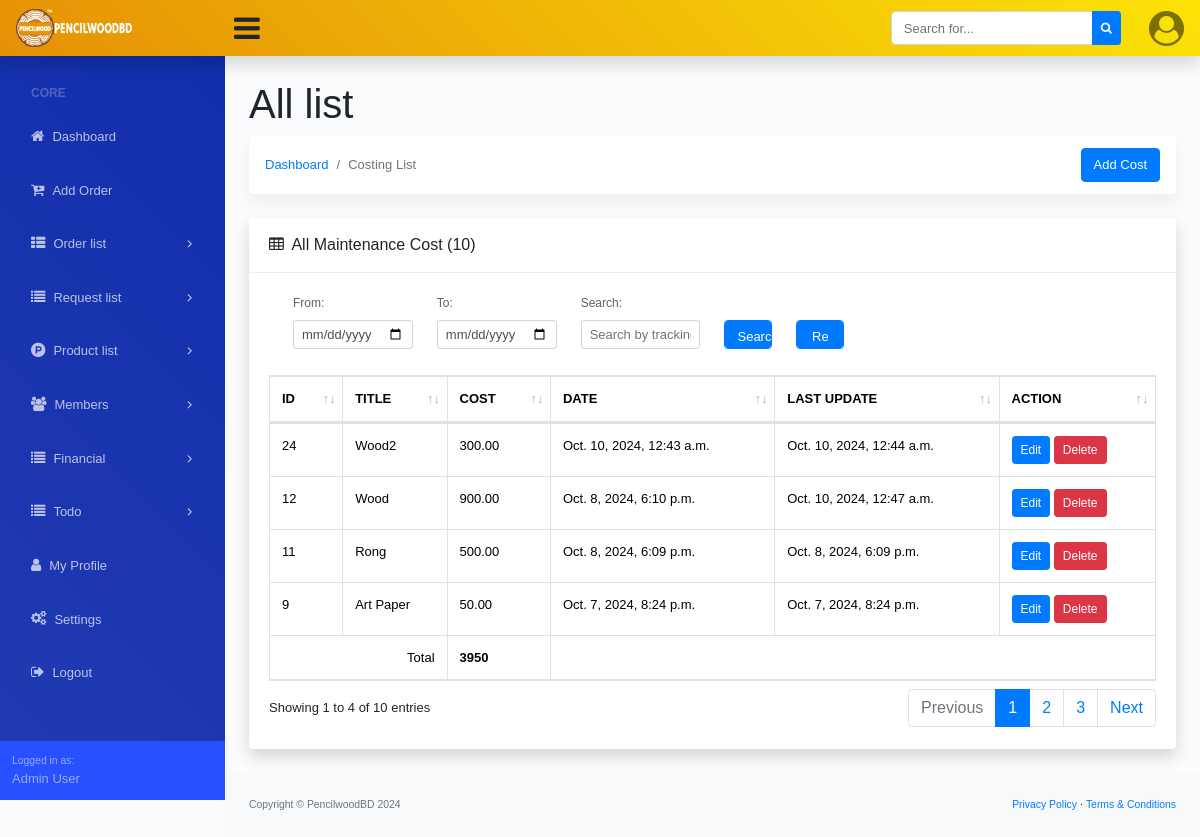
The page /maintenance-cost/ (signed in) on the database as committed earlier.
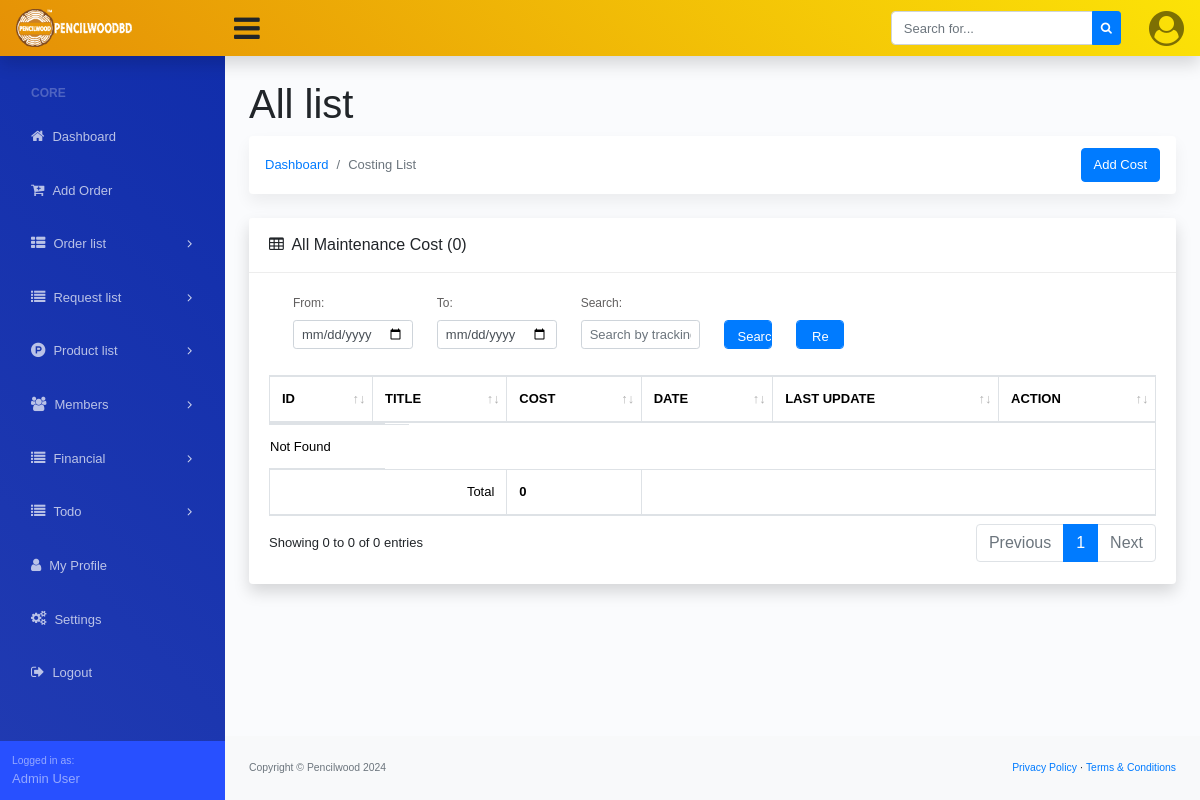
The same page on the database as committed later.
### dashboard/models.py (models this page shows, shortened)
class Maintenance_Cost(models.Model):
    title = models.CharField(max_length=500)
    cost = models.DecimalField(max_digits=15, decimal_places=2)
    note = models.TextField(blank=True, null=True)
    create_date = models.DateTimeField(auto_now_add=True)
    last_update = models.DateTimeField(auto_now=True)

class Site_Settings(models.Model):
    fav_icon = models.ImageField(upload_to='logo/', blank=True, null=True)
    logo = models.ImageField(upload_to='logo/', blank=True, null=True)
    website_name = models.CharField(max_length=200, blank=True, null=True)
    website_title = models.CharField(max_length=1000, blank=True, null=True)
    copyright_company = models.CharField(max_length=200)
    copyright_year = models.CharField(max_length=4)

### dashboard/views.py (the view, shortened to what this page needs)
# urls.py: path('maintenance-cost/', MaintenanceCostListView.as_view(), name='maintenance_cost_list'),
class MaintenanceCostListView(LoginRequiredMixin, ListView):
    model = Maintenance_Cost
    template_name = 'finance_section/maintenance_cost_list.html'
    context_object_name = 'costs'
    paginate_by = 4
    ordering = ['-id']
    def get_queryset(self):
        queryset = super().get_queryset()
        start_date = self.request.GET.get('start_date')
        end_date = self.request.GET.get('end_date')
        search_query = self.request.GET.get('search')
        today_costs = self.request.GET.get('today_costs')
        if today_costs:
            today = timezone.now().date()
            queryset = queryset.filter(create_date__date=today)
            return queryset
        if start_date:
            start_date = parse_date(start_date)
            queryset = queryset.filter(create_date__gte=start_date)
        if end_date:
            end_date = parse_date(end_date)
            queryset = queryset.filter(create_date__lte=end_date)
        return queryset
    def get_context_data(self, **kwargs):
        context = super().get_context_data(**kwargs)
        context['form'] = MaintenanceCostForm()
        total_cost = self.get_queryset().aggregate(Sum('cost'))['cost__sum'] or 0
        context['total_cost'] = total_cost
        return context

### dashboard/forms.py
class MaintenanceCostForm(forms.ModelForm):
    title = forms.CharField(max_length=500, widget=forms.TextInput(attrs={
        'class': 'form-control', 'id': 'inputTitle', 'placeholder': 'Enter Cost Title',
    }))
    cost = forms.DecimalField(max_digits=15, decimal_places=2, widget=forms.NumberInput(attrs={
        'class': 'form-control', 'id': 'inputCost', 'placeholder': 'Enter Cost Amount',
    }))
    note = forms.CharField(required=False, widget=forms.Textarea(attrs={
        'class': 'form-control', 'id': 'inputNote', 'placeholder': 'Enter Note (if any)', 'rows': 3
    }))
    class Meta:
        model = Maintenance_Cost
        fields = ['title', 'cost', 'note']

### dashboard/context_processor.py (called while the page is built)
def website_settings(request):
    website_setting = Site_Settings.objects.all().first()
    return {'website_setting': website_setting}

### templates/finance_section/maintenance_cost_list.html (shortened to what the changed rows need)
{% extends '../base.html' %}
{% block dashboard_body %}
<main>
    <div class="container-fluid">
        {% if request.GET.today_orders %}
        <h1>Today's Maintenance Cost</h1>
        {% else %}
        <h1 class="mt-4">All list</h1>
        {% endif %}
        <div class="row">
            <div class="col-xl-12">
                <div class="card mb-4">
                    <div class="card-header">
                        <i class="fa fa-table mr-1"></i>
                        All Maintenance Cost ({{page_obj.paginator.count}})
                    </div>
                    <div class="card-body">
                        <div class="table-responsive">
                            <div id="dataTable_wrapper" class="dataTables_wrapper dt-bootstrap4 no-footer">
                                <div class="row">
                                    <div class="col-sm-12">
                                        <table class="table table-bordered dataTable no-footer" id="dataTable"
                                            width="100%" cellspacing="0" role="grid" aria-describedby="dataTable_info"
                                            style="width: 100%;">
                                            <thead>
                                                <tr class="text-uppercase" role="row">
                                                    <th class="sorting" tabindex="0" aria-controls="dataTable"
                                                        rowspan="1" colspan="1"
                                                        aria-label="ID: activate to sort column ascending"
                                                        style="width: fixed;">ID</th>
                                                    <th class="sorting" tabindex="0" aria-controls="dataTable"
                                                        rowspan="1" colspan="1"
                                                        aria-label="Title: activate to sort column ascending" ">Title</th>
                                                    <th class=" sorting" tabindex="0" aria-controls="dataTable"
                                                        rowspan="1" colspan="1"
                                                        aria-label="Cost: activate to sort column ascending" ">Cost</th>
                                                    <th class=" sorting" tabindex="0" aria-controls="dataTable"
                                                        rowspan="1" colspan="1"
                                                        aria-label="Date: activate to sort column ascending" ">Date</th>
                                                    <th class=" sorting" tabindex="0" aria-controls="dataTable"
                                                        rowspan="1" colspan="1"
                                                        aria-label="Last Update: activate to sort column ascending">
                                                        Last Update</th>
                                                    <th class="sorting" tabindex="0" aria-controls="dataTable"
                                                        rowspan="1" colspan="1"
                                                        aria-label="Action: activate to sort column ascending">Action
                                                    </th>
                                                </tr>
                                            </thead>
                                            <tbody>
                                                {% if costs %}
                                                {% for cost in costs %}
                                                <tr role="row" class="odd">
                                                    <td>
                                                        {{cost.id}}
                                                    </td>
                                                    <td>
                                                        {{cost.title}}
                                                    </td>
                                                    <td>
                                                        {{cost.cost}}
                                                    </td>
                                                    <td>
                                                        {{cost.create_date}}
                                                    </td>
                                                    <td>
                                                        {{cost.last_update}}
                                                    </td>
                                                    <td>
                                                        <a href="{% url 'maintenance_cost_update' cost.id %}" class="btn btn-primary btn-sm">
                                                            Edit
                                                        </a>
                                                        <a href="{% url 'maintenance_cost_delete' cost.id %}" class="btn btn-danger btn-sm">
                                                            Delete
                                                        </a>
                                                    </td>
                                                </tr>
                                                {% endfor %}
                                                {% else %}
                                                <tr class="row" class="odd">
                                                    <td colspan="6">
                                                        Not Found
                                                    </td>
                                                </tr>
                                                {% endif %}
                                            </tbody>
                                            <tfoot>
                                                <tr role="row" class="odd">
                                                    <td><strong>{{ total_cost }}</strong></td>
                                                </tr>
                                            </tfoot>
                                        </table>
                                    </div>
                                </div>
                                <div class="row">
                                    <div class="col-sm-12 col-md-5">
                                        <div class="dataTables_info" id="dataTable_info" role="status"
                                            aria-live="polite">
                                            Showing {{page_obj.start_index}} to {{page_obj.end_index}} of {{page_obj.paginator.count}} entries
                                        </div>
                                    </div>
                                    <div class="col-sm-12 col-md-7">
                                        <div class="dataTables_paginate paging_simple_numbers" id="dataTable_paginate">
                                            <ul class="pagination">
                                                {% for num in page_obj.paginator.page_range %}
                                                {% if page_obj.number == num %}
                                                <li class="paginate_button page-item active">
                                                    <a href="#" class="page-link">{{ num }}</a>
                                                </li>
                                                {% else %}
                                                <li class="paginate_button page-item">
                                                    <a href="?page={{ num }}"
                                                        class="page-link">{{ num }}</a>
                                                </li>
                                                {% endif %}
                                                {% endfor %}
                                                {% if page_obj.has_next %}
                                                <li class="paginate_button page-item">
                                                    <a href="?page={{ page_obj.next_page_number }}"
                                                        class="page-link">Next</a>
                                                </li>
                                                {% else %}
                                                <li class="paginate_button page-item disabled">
                                                    <a href="#" class="page-link">Next</a>
                                                </li>
                                                {% endif %}
                                            </ul>
                                        </div>
                                    </div>
                                </div>
                            </div>
                        </div>
                    </div>
                </div>
            </div>
        </div>
    </div>
</main>
{% endblock dashboard_body %}

### templates/base.html (shortened to what this page needs)
{% load static %}
<!DOCTYPE html>
<html lang="en">
<head>
  <link href="https://cdn.jsdelivr.net/npm/bootstrap@5.3.2/dist/css/bootstrap.min.css" rel="stylesheet"
>
  <link href="{% static 'assets/css/dataTables.bootstrap4.min.css' %}" rel="stylesheet">
  <link href="{% static 'assets/css/styles.css' %}" rel="stylesheet" />
  <link rel="stylesheet" href="https://cdnjs.cloudflare.com/ajax/libs/font-awesome/4.7.0/css/font-awesome.min.css">
</head>
<body class="sb-nav-fixed">
  {% include './navbar.html' %}
  <div id="layoutSidenav">
    <div id="layoutSidenav_nav">
      {% include './side_navbar.html' %}
    </div>
    <div id="layoutSidenav_content">
      {% block dashboard_body %}
      {% endblock dashboard_body %}
      <footer class="py-4 bg-light mt-auto">
        <div class="container-fluid">
          <div class="d-flex align-items-center justify-content-between small">
            <div class="text-muted">Copyright &copy; {{website_setting.copyright_company}} {{website_setting.copyright_year}}</div>
            <div>
              <a href="">Privacy Policy</a>
              &middot;
              <a href="">Terms &amp; Conditions</a>
            </div>
          </div>
        </div>
      </footer>
    </div>
  </div>
</body>
</html>

### templates/navbar.html (shortened to what this page needs)
{% load static %}
<nav class="sb-topnav navbar navbar-expand navbar-light shadow-sm bg-warning">
    <a class="navbar-brand" href="{% url 'dashboard' %}">
        <img alt="logo" src="
        {% if website_setting.logo %}
        {{website_setting.logo.url}}
        {% endif %}
        " width="60%">
    </a>
    <button class="btn btn-link btn-sm order-1 order-lg-0" id="sidebarToggle" href="#"
        style="font-size: 30px !important;"><i class="fa fa-bars"></i></button>
    <form class="d-none d-md-inline-block form-inline ml-auto mr-0 mr-md-3 my-2 my-md-0">
        <div class="input-group">
            <input class="form-control" type="text" placeholder="Search for..." aria-label="Search"
                aria-describedby="basic-addon2" />
            <div class="input-group-append">
                <button class="btn btn-primary btn-sm" type="button"><i class="fa fa-search"></i></button>
            </div>
        </div>
    </form>
    <ul class="navbar-nav ml-auto ml-md-0">
        <li class="nav-item dropdown no-arrow ml-1 osahan-profile-dropdown">
            <a class="nav-link dropdown-toggle pr-0" href="#" role="button" data-toggle="dropdown" aria-haspopup="true"
                aria-expanded="false">
                {% if request.user.profile_picture %}
                <img class="img-profile rounded-circle" src="{{request.user.profile_picture.url}}">
                {% else %}
                <i class="fa fa-user-circle" style="font-size: 35px;"></i>
                {% endif %}
            </a>
        </li>
    </ul>
</nav>

Rows that differ between the two databases and show on the page:
removed Maintenance_Cost: id "24", title "Wood2", cost "300.00", create_date "Oct. 10, 2024, 12:43 a.m.", last_update "Oct. 10, 2024, 12:44 a.m."
removed Maintenance_Cost: id "12", title "Wood", cost "900.00", create_date "Oct. 8, 2024, 6:10 p.m.", last_update "Oct. 10, 2024, 12:47 a.m."
removed Maintenance_Cost: id "11", title "Rong", cost "500.00", create_date "Oct. 8, 2024, 6:09 p.m.", last_update "Oct. 8, 2024, 6:09 p.m."
removed Maintenance_Cost: id "9", title "Art Paper", cost "50.00", create_date "Oct. 7, 2024, 8:24 p.m.", last_update "Oct. 7, 2024, 8:24 p.m."
changed Site_Settings: copyright_company "PencilwoodBD" → "Pencilwood"
Other text that changed with them:
{{ page_obj.paginator.count }}: "10" → "0"
{{ total_cost }}: "3950" → "0"
{{ page_obj.start_index }}: "1" → "0"
{{ page_obj.end_index }}: "4" → "0"
text now shown: "Not Found"
list line gone: "2"
list line gone: "3"
